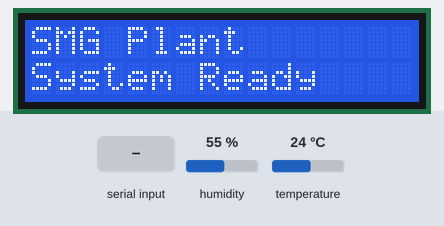
A sketch run on a simulated ESP32. Shown: 16×2 character LCD. The inputs (shaded band) are chosen by the test bench; at power-on: humidity 55 %, temperature 24 °C. What the sketch prints to the serial monitor is not drawn.

Above: at 0.1 s.
3.3 s: "READ\n" received over Serial
At 3.8 s:
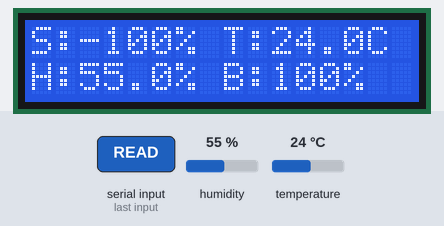
4.9 s: "{\n" received over Serial
Timing chart, 0 to 7.9 s (numbered marks = the images above; inputs shaded):
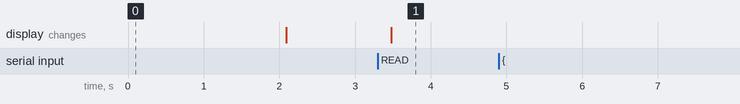

Measured:
- after the input at 3.3 s, the display: changes after 0.18 s (image 1)
- after the input at 4.9 s, every drawn part: stays the same

The sketch:

arduino_esp32_code.ino
```cpp
/*
 * كود Arduino/ESP32 للتعرف على النباتات SMG
 * Plant Recognition Hardware Code for Arduino/ESP32
 *
 * المكونات المطلوبة:
 * - Arduino/ESP32
 * - حساس رطوبة التربة (Soil Moisture Sensor)
 * - حساس درجة الحرارة (DHT22 أو DS18B20)
 * - حساس الرطوبة (DHT22)
 * - شاشة LCD 16x2 مع I2C
 *
 * التوصيلات:
 * - Soil Sensor: A0
 * - DHT22: Pin 2
 * - LCD I2C: SDA, SCL
 */

#include <Wire.h>
#include <LiquidCrystal_I2C.h>
#include <DHT.h>
#include <ArduinoJson.h>

// إعدادات الحساسات
#define SOIL_SENSOR_PIN A0
#define DHT_PIN 2
#define DHT_TYPE DHT22

// إعدادات LCD
LiquidCrystal_I2C lcd(0x27, 16, 2); // عنوان I2C للشاشة

// إعدادات DHT
DHT dht(DHT_PIN, DHT_TYPE);

// متغيرات
String deviceId = "ESP32-001";
unsigned long lastSensorRead = 0;
const unsigned long sensorInterval = 30000; // 30 ثانية

void setup() {
  Serial.begin(9600);

  // تهيئة LCD
  lcd.init();
  lcd.backlight();
  lcd.setCursor(0, 0);
  lcd.print("SMG Plant");
  lcd.setCursor(0, 1);
  lcd.print("System Ready");

  // تهيئة DHT
  dht.begin();

  delay(2000);
  lcd.clear();

  Serial.println("SMG Plant Recognition System Started");
}

void loop() {
  // قراءة الحساسات كل 30 ثانية
  if (millis() - lastSensorRead >= sensorInterval) {
    readAndSendSensorData();
    lastSensorRead = millis();
  }

  // قراءة الأوامر من Serial
  if (Serial.available() > 0) {
    String command = Serial.readStringUntil('\n');
    command.trim();

    if (command == "READ") {
      readAndSendSensorData();
    } else if (command.startsWith("LCD:")) {
      // تنسيق: LCD:LINE1:LINE2
      handleLCDCommand(command);
    } else if (command.startsWith("{")) {
      // أمر JSON
      handleJSONCommand(command);
    }
  }

  delay(100);
}

void readAndSendSensorData() {
  // قراءة حساس التربة (0-1023)
  int soilRaw = analogRead(SOIL_SENSOR_PIN);

  // قراءة درجة الحرارة والرطوبة
  float temperature = dht.readTemperature();
  float humidity = dht.readHumidity();

  // قراءة البطارية (محاكاة)
  float battery = 100.0; // يمكن إضافة حساس بطارية حقيقي

  // التحقق من قراءة DHT
  if (isnan(temperature) || isnan(humidity)) {
    Serial.println("Error reading DHT sensor!");
    temperature = 0.0;
    humidity = 0.0;
  }

  // إنشاء JSON
  StaticJsonDocument<256> doc;
  doc["device_id"] = deviceId;
  doc["soil_raw"] = soilRaw;
  doc["temperature_c"] = temperature;
  doc["humidity_percent"] = humidity;
  doc["battery"] = battery;
  doc["timestamp"] = millis();

  // إرسال JSON
  serializeJson(doc, Serial);
  Serial.println();

  // عرض على LCD
  displaySensorData(soilRaw, temperature, humidity);
}

void displaySensorData(int soilRaw, float temp, float humidity) {
  // حساب نسبة رطوبة التربة (0-100%)
  int soilPercent = map(soilRaw, 0, 1023, 100, 0);

  lcd.clear();
  lcd.setCursor(0, 0);
  lcd.print("S:");
  lcd.print(soilPercent);
  lcd.print("% T:");
  lcd.print(temp, 1);
  lcd.print("C");

  lcd.setCursor(0, 1);
  lcd.print("H:");
  lcd.print(humidity, 1);
  lcd.print("% B:");
  lcd.print(100);
  lcd.print("%");
}

void handleLCDCommand(String command) {
  // تنسيق: LCD:LINE1:LINE2
  int firstColon = command.indexOf(':');
  int secondColon = command.indexOf(':', firstColon + 1);

  if (secondColon > 0) {
    String line1 = command.substring(firstColon + 1, secondColon);
    String line2 = command.substring(secondColon + 1);

    lcd.clear();
    lcd.setCursor(0, 0);
    lcd.print(line1);
    lcd.setCursor(0, 1);
    lcd.print(line2);
  }
}

void handleJSONCommand(String jsonString) {
  StaticJsonDocument<256> doc;
  DeserializationError error = deserializeJson(doc, jsonString);

  if (error) {
    Serial.print("JSON Error: ");
    Serial.println(error.c_str());
    return;
  }

  if (doc.containsKey("command") && doc["command"] == "LCD") {
    String line1 = doc["line1"] | "";
    String line2 = doc["line2"] | "";

    lcd.clear();
    lcd.setCursor(0, 0);
    lcd.print(line1);
    lcd.setCursor(0, 1);
    lcd.print(line2);
  }
}

void displayPlantInfo(String plantName, String healthStatus) {
  lcd.clear();
  lcd.setCursor(0, 0);
  lcd.print("Plant: ");
  lcd.print(plantName.substring(0, 9));

  lcd.setCursor(0, 1);
  lcd.print("Status: ");
  lcd.print(healthStatus.substring(0, 8));
}
```
